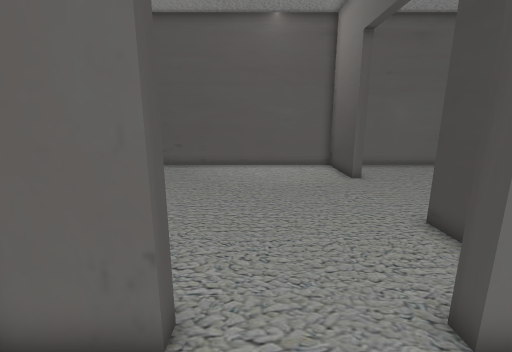
[1] (above)

16 first-person views from a walk through a 3-D level made in the Godot game engine. The camera is 1.5 m above the floor, tilts 12° down and sees 90° across. The floor is counted in squares, 0.5 m on a side. Each view is taken from the middle of a square. On the plan, view 1 faces up. The plan holds only what a view shows up to about 19 squares ahead; the rest is blank. Flat picture figures and markers are left out.

[2]
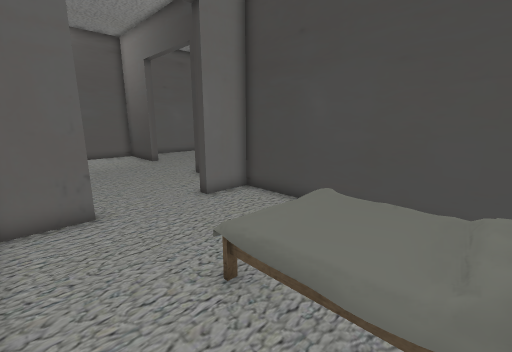

[3]
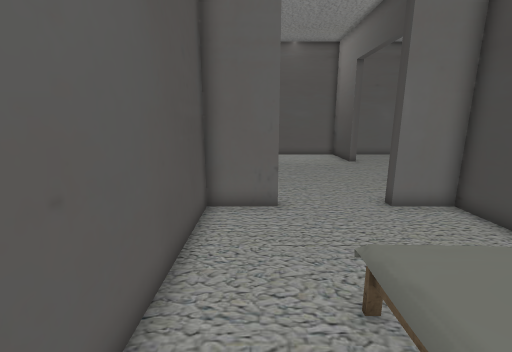

[4]
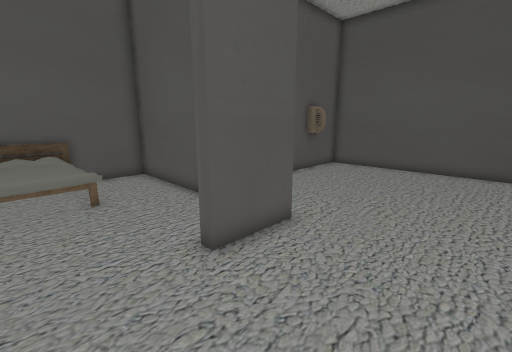

[5]
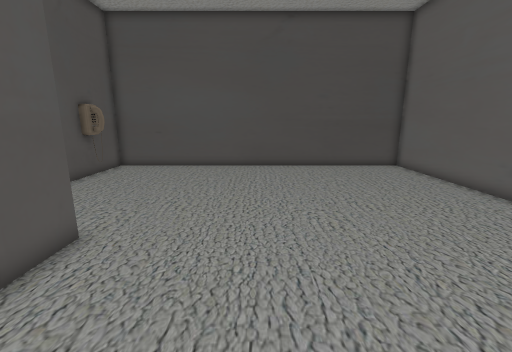

[6]
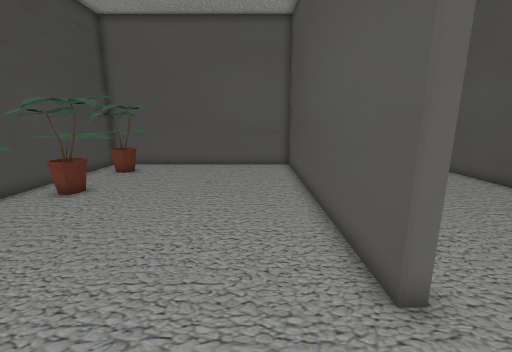

[7]
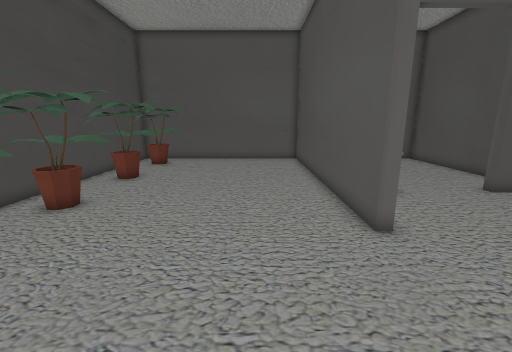

[8]
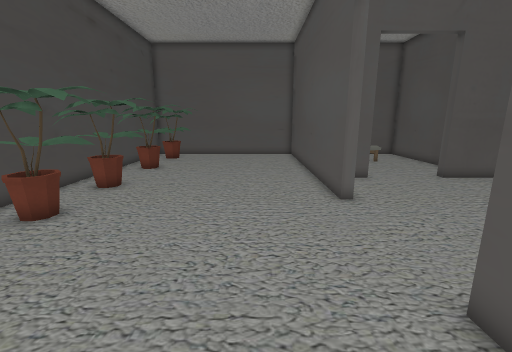

[9]
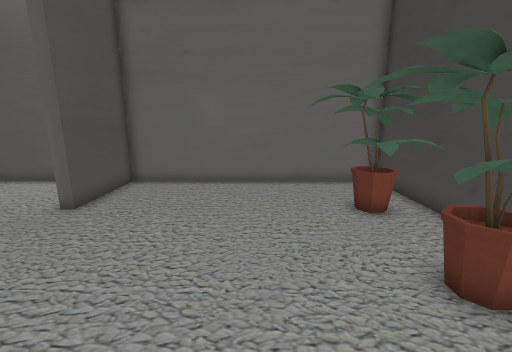

[10]
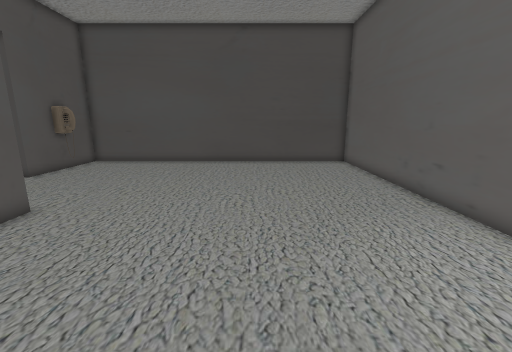

[11]
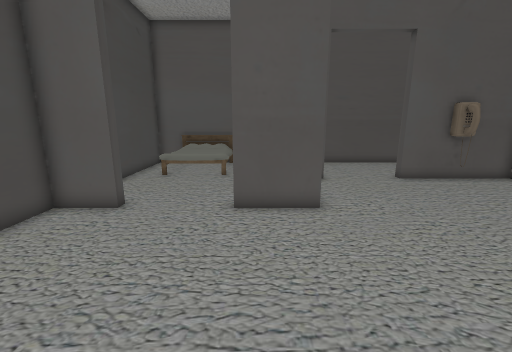

[12]
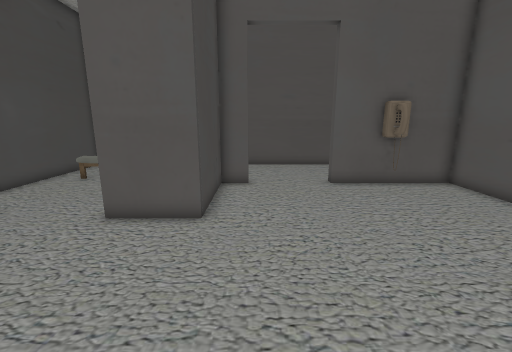

[13]
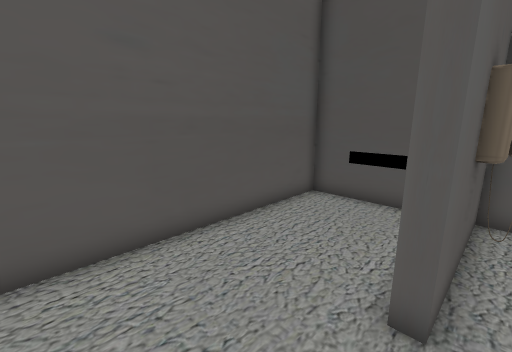

[14]
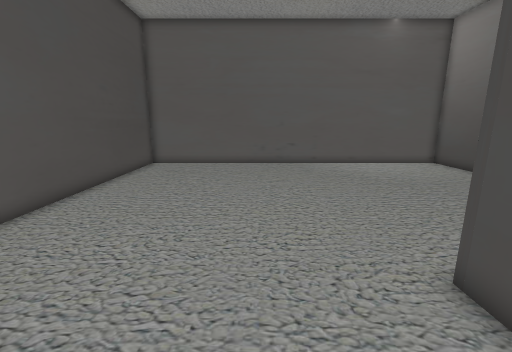

[15]
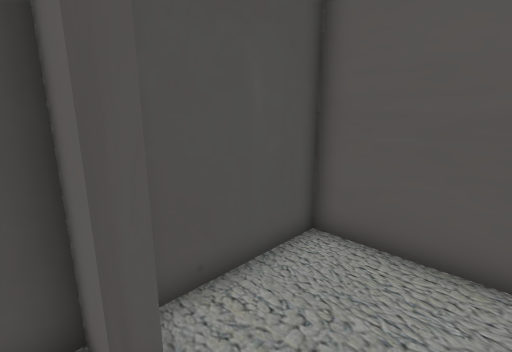

[16]
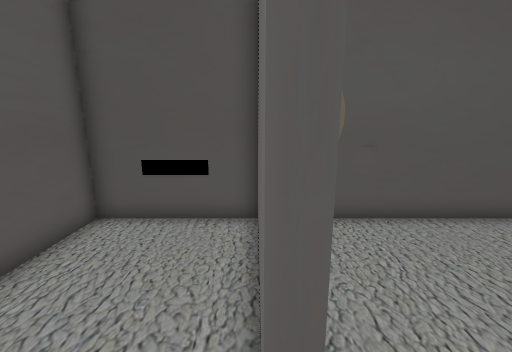

### Floor plan
Key: @ floor where view 1 was taken; # wall or solid block; x gap in a wall; . main floor; : floor 0.5 m higher than the main floor; + floor 0.75 m higher than the main floor; = window, fence, low wall or low ledge; P phone.
Columns run from 16 left of view 1 to 18 right of it. Each row starts with its distance up from view 1.
 18 ###################################
 17 #....................##...........#
 16 #....................##.........=.#
 15 #....................##........ ###
 14 #....................##........##
 13 #..............................##
 12 #.............................. #
 11 #...............................#
 10 #.............................. #
  9 #..............................=#
  8 #..............................##
  7 #....................##.........#
  6 #....................##........ #
  5 #....................##........##
  4 #....................##........##
  3 #...........###....####.........
  2 #...........#........##.........
  1 #...........#........##........ #
  0 #...........#...@....##........##
 -1 ###PP##....##........##........##
 -2 #######....##...=..=###.........
 -3 #...........#...:::=###.........
 -4 #...........#...::::.##........##
 -5 #...........#...::::.##........##
 -6 #...........#...x+++.##........#
 -7 ################################

Where each view was taken, in squares from view 1:
view 1: 0 up, 0 right, facing up
view 2: 6 down, 3 left, facing up-right
view 3: 6 down, 2 left, facing up
view 4: 8 up, 2 right, facing down-left
view 5: 8 up, 2 right, facing left
view 6: 11 up, 8 right, facing down
view 7: 14 up, 9 right, facing down
view 8: 17 up, 9 right, facing down
view 9: 5 up, 12 right, facing up
view 10: 11 up, 4 right, facing left
view 11: 12 up, 2 left, facing down
view 12: 11 up, 6 left, facing down
view 13: 1 down, 6 left, facing down-left
view 14: 1 down, 8 left, facing up
view 15: 1 down, 8 left, facing down-right
view 16: 2 down, 8 left, facing left
